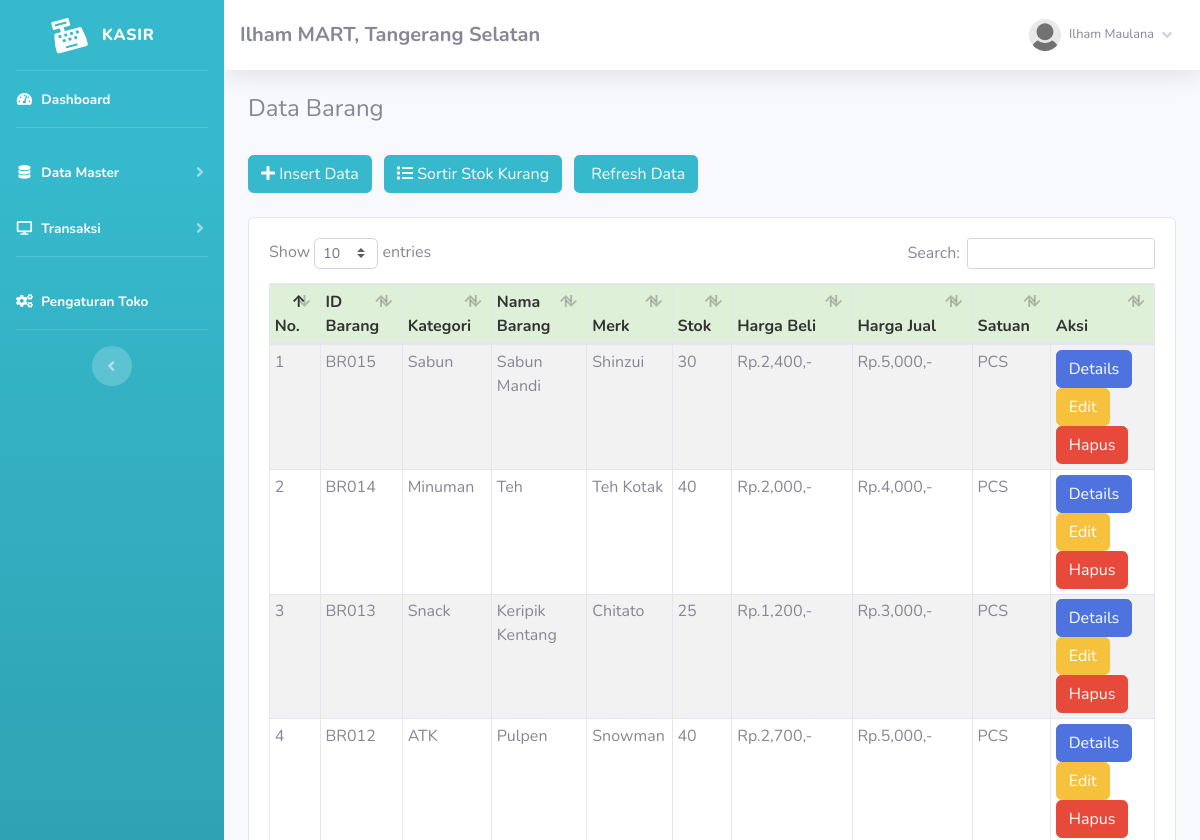
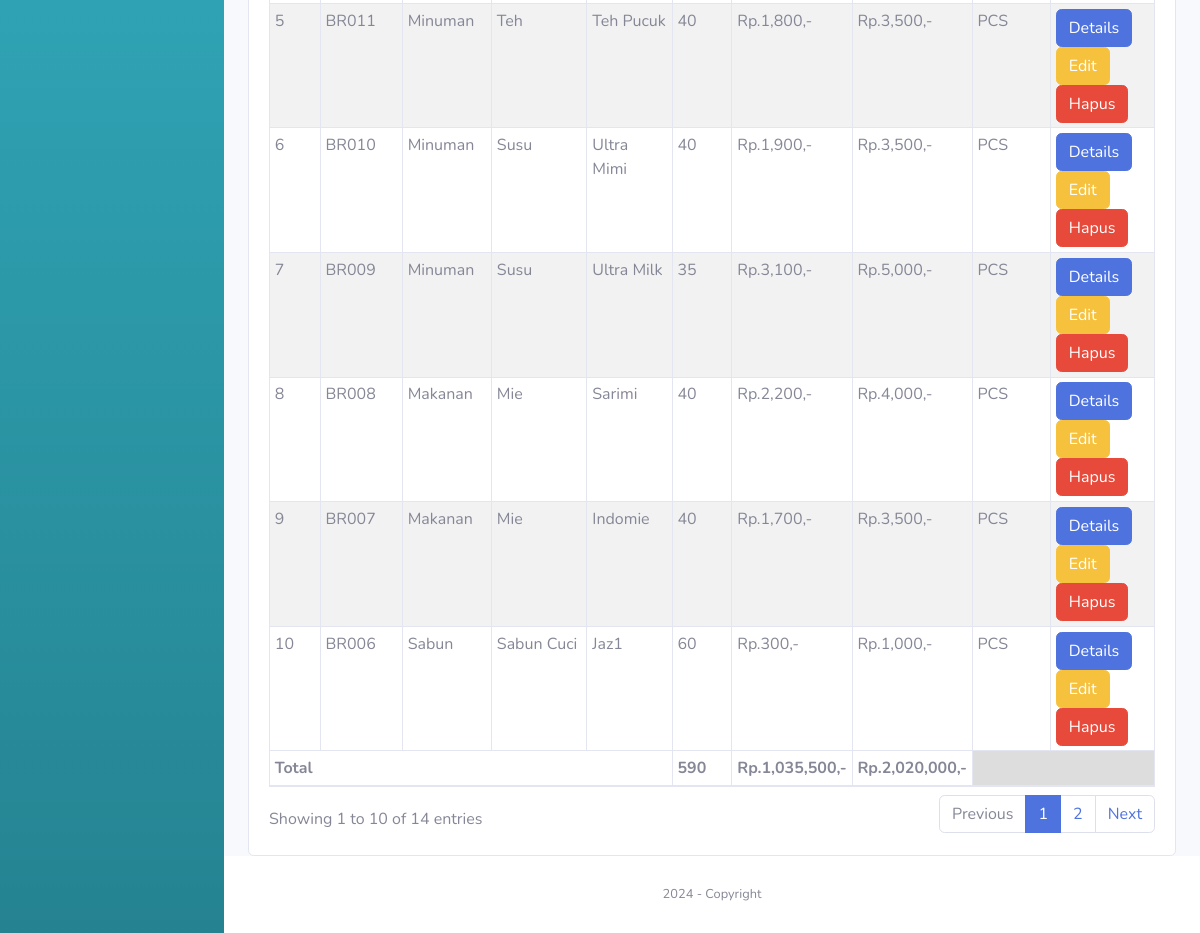
Screenshot of /index.php?page=barang (signed in) with the database file from the repository (2 pictures, top to bottom).
### tables this page shows
CREATE TABLE `toko` (
  `id_toko` int(11) NOT NULL,
  `nama_toko` varchar(255) NOT NULL,
  `alamat_toko` text NOT NULL,
  `tlp` varchar(255) NOT NULL,
  `nama_pemilik` varchar(255) NOT NULL
);

CREATE TABLE `member` (
  `id_member` int(11) NOT NULL,
  `nm_member` varchar(255) NOT NULL,
  `alamat_member` text NOT NULL,
  `telepon` varchar(255) NOT NULL,
  `email` varchar(255) NOT NULL,
  `gambar` text NOT NULL,
  `NIK` text NOT NULL
);

CREATE TABLE `barang` (
  `id` int(11) NOT NULL,
  `id_barang` varchar(255) NOT NULL,
  `id_kategori` int(11) NOT NULL,
  `nama_barang` text NOT NULL,
  `merk` varchar(255) NOT NULL,
  `harga_beli` varchar(255) NOT NULL,
  `harga_jual` varchar(255) NOT NULL,
  `satuan_barang` varchar(255) NOT NULL,
  `stok` text NOT NULL,
  `tgl_input` varchar(255) NOT NULL,
  `tgl_update` varchar(255) DEFAULT NULL
);

CREATE TABLE `kategori` (
  `id_kategori` int(11) NOT NULL,
  `nama_kategori` varchar(255) NOT NULL,
  `tgl_input` varchar(255) NOT NULL
);

### admin/module/barang/index.php (the view, shortened to what this page needs)
   <h4>Data Barang</h4>
   <br />
   <button type="button" class="btn btn-info btn-md mr-2" data-toggle="modal" data-target="#myModal">
       <i class="fa fa-plus"></i> Insert Data</button>
   <a href="index.php?page=barang&stok=yes" class="btn btn-info btn-md mr-2">
       <i class="fa fa-list"></i> Sortir Stok Kurang</a>
   <a href="index.php?page=barang" class="btn btn-info btn-md">
       <i class="fa fa-refresh"></i> Refresh Data</a>
   <br />
   <div class="card card-body">
       <div class="table-responsive">
           <table class="table table-bordered table-striped table-sm" id="example1">
               <thead>
                   <tr style="background:#DFF0D8;color:#333;">
                       <th>No.</th>
                       <th>ID Barang</th>
                       <th>Kategori</th>
                       <th>Nama Barang</th>
                       <th>Merk</th>
                       <th>Stok</th>
                       <th>Harga Beli</th>
                       <th>Harga Jual</th>
                       <th>Satuan</th>
                       <th>Aksi</th>
                   </tr>
               </thead>
               <tbody>
                   <?php
	$totalBeli = 0;
	$totalJual = 0;
	$totalStok = 0;
	if($_GET['stok'] == 'yes')
	{
		$hasil = $lihat -> barang_stok();
	}else{
		$hasil = $lihat -> barang();
	}
	$no=1;
	foreach($hasil as $isi) {
?>
                   <tr>
                       <td><?php echo $no;?></td>
                       <td><?php echo $isi['id_barang'];?></td>
                       <td><?php echo $isi['nama_kategori'];?></td>
                       <td><?php echo $isi['nama_barang'];?></td>
                       <td><?php echo $isi['merk'];?></td>
                       <td>
                           <?php if($isi['stok'] == '0'){?>
                           <button class="btn btn-danger"> Habis</button>
                           <?php }else{?>
                           <?php echo $isi['stok'];?>
                           <?php }?>
                       </td>
                       <td>Rp.<?php echo number_format($isi['harga_beli']);?>,-</td>
                       <td>Rp.<?php echo number_format($isi['harga_jual']);?>,-</td>
                       <td> <?php echo $isi['satuan_barang'];?></td>
                       <td>
                           <?php if($isi['stok'] <=  '3'){?>
                           <form method="POST" action="fungsi/edit/edit.php?stok=edit">
                               <input type="text" name="restok" class="form-control">
                               <input type="hidden" name="id" value="<?php echo $isi['id_barang'];?>"
                                   class="form-control">
                               <button class="btn btn-primary btn-sm">
                                   Restok
                               </button>
                               <a href="fungsi/hapus/hapus.php?barang=hapus&id=<?php echo $isi['id_barang'];?>"
                                   onclick="javascript:return confirm('Hapus Data barang ?');">
                                   <button class="btn btn-danger btn-sm">Hapus</button></a>
                           </form>
                           <?php }else{?>
                           <a href="index.php?page=barang/details&barang=<?php echo $isi['id_barang'];?>"><button
                                   class="btn btn-primary btn-xs">Details</button></a>
                           <a href="index.php?page=barang/edit&barang=<?php echo $isi['id_barang'];?>"><button
                                   class="btn btn-warning btn-xs">Edit</button></a>
                           <a href="fungsi/hapus/hapus.php?barang=hapus&id=<?php echo $isi['id_barang'];?>"
                               onclick="javascript:return confirm('Hapus Data barang ?');"><button
                                   class="btn btn-danger btn-xs">Hapus</button></a>
                           <?php }?>
                   </tr>
                   <?php
		$no++;
		$totalBeli += $isi['harga_beli'] * $isi['stok'];
		$totalJual += $isi['harga_jual'] * $isi['stok'];
		$totalStok += $isi['stok'];
	}
?>
               </tbody>
               <tfoot>
                   <tr>
                       <th colspan="5">Total </td>
                       <th><?php echo $totalStok;?></td>
                       <th>Rp.<?php echo number_format($totalBeli);?>,-</td>
                       <th>Rp.<?php echo number_format($totalJual);?>,-</td>
                       <th colspan="2" style="background:#ddd"></th>
                   </tr>
               </tfoot>
           </table>
       </div>
   </div>

### index.php (shortened to what this page needs)
<?php
	if(!empty($_SESSION['admin'])){
		require 'config.php';
		$lihat = new view($config);
		$toko = $lihat -> toko();
			include 'admin/template/header.php';
			include 'admin/template/sidebar.php';
				if(!empty($_GET['page'])){
					include 'admin/module/'.$_GET['page'].'/index.php';
				}else{
					include 'admin/template/home.php';
				}
			include 'admin/template/footer.php';
	}else{
		echo '<script>window.location="login.php";</script>';
		exit;
	}
?>

### admin/template/header.php (shortened to what this page needs)
<!DOCTYPE html>
<html lang="en">
<head>
    <link href="sb-admin/vendor/fontawesome-free/css/all.min.css" rel="stylesheet" type="text/css">
    <link href="sb-admin/css/sb-admin-2.min.css" rel="stylesheet">
    <link rel="stylesheet" href="sb-admin/vendor/datatables/dataTables.bootstrap4.css" />
</head>
<body id="page-top">
    <div id="wrapper">

### admin/template/sidebar.php (shortened to what this page needs)
<?php
    $id = $_SESSION['admin']['id_member'];
    $hasil_profil = $lihat -> member_edit($id);
?>
<ul class="navbar-nav bg-gradient-info sidebar sidebar-dark accordion" id="accordionSidebar">
    <a class="sidebar-brand d-flex align-items-center justify-content-center" href="index.php">
        <div class="sidebar-brand-icon rotate-n-15">
            <i class="fas fa-cash-register"></i>
        </div>
        <div class="sidebar-brand-text mx-3">Kasir<sup></sup></div>
    </a>
    <hr class="sidebar-divider my-0">
    <li class="nav-item active">
        <a class="nav-link" href="index.php">
            <i class="fas fa-fw fa-tachometer-alt"></i>
            <span>Dashboard</span></a>
    </li>
    <hr class="sidebar-divider">
    <li class="nav-item active">
        <a class="nav-link collapsed" href="#" data-toggle="collapse" data-target="#collapseTwo" aria-expanded="true"
            aria-controls="collapseTwo">
            <i class="fas fa-fw fa-database"></i>
            <span>Data Master</span>
        </a>
    </li>
    <li class="nav-item active">
        <a class="nav-link collapsed" href="#" data-toggle="collapse" data-target="#collapse3" aria-expanded="true"
            aria-controls="collapse3">
            <i class="fas fa-fw fa-desktop"></i>
            <span>Transaksi</span>
        </a>
    </li>
    <hr class="sidebar-divider">
    <li class="nav-item active">
        <a class="nav-link" href="index.php?page=pengaturan">
            <i class="fas fa-fw fa-cogs"></i>
            <span>Pengaturan Toko</span></a>
    </li>
    <hr class="sidebar-divider d-none d-md-block">
    <div class="text-center d-none d-md-inline">
        <button class="rounded-circle border-0" id="sidebarToggle"></button>
    </div>
</ul>
<div id="content-wrapper" class="d-flex flex-column">
    <div id="content">
        <nav class="navbar navbar-expand navbar-light bg-white topbar mb-4 static-top shadow">
            <h5 class="d-lg-block d-none mt-2"><b><?php echo $toko['nama_toko'];?>, <?php echo $toko['alamat_toko'];?></b></h5>
            <ul class="navbar-nav ml-auto">
                <li class="nav-item dropdown no-arrow">
                    <a class="nav-link dropdown-toggle" href="#" id="userDropdown" role="button" data-toggle="dropdown"
                        aria-haspopup="true" aria-expanded="false">
                        <img class="img-profile rounded-circle"
                            src="assets/img/user/<?php echo $hasil_profil['gambar'];?>">
                        <span
                            class="mr-2 d-none d-lg-inline text-gray-600 small ml-2"><?php echo $hasil_profil['nm_member'];?></span>
                        <i class="fas fa-angle-down"></i>
                    </a>
                </li>
            </ul>
        </nav>
        <div class="container-fluid">

### admin/template/footer.php (shortened to what this page needs)
 </div>
 </div>
 <footer class="sticky-footer bg-white">
     <div class="container my-auto">
         <div class="copyright text-center my-auto">
             <span>
                 <?php echo date('Y');?> - Copyright
             </span>
         </div>
     </div>
 </footer>
 </div>
 </div>
</body>
</html>

### rows the page displays
toko: nama_toko "Ilham MART", alamat_toko "Tangerang Selatan"
barang: id_barang "BR015", id_kategori.nama_kategori "Sabun", nama_barang "Sabun Mandi", merk "Shinzui", stok "30", harga_beli "2,400", harga_jual "5,000", satuan_barang "PCS"
barang: id_barang "BR014", id_kategori.nama_kategori "Minuman", nama_barang "Teh", merk "Teh Kotak", stok "40", harga_beli "2,000", harga_jual "4,000", satuan_barang "PCS"
barang: id_barang "BR013", id_kategori.nama_kategori "Snack", nama_barang "Keripik Kentang", merk "Chitato", stok "25", harga_beli "1,200", harga_jual "3,000", satuan_barang "PCS"
barang: id_barang "BR012", id_kategori.nama_kategori "ATK", nama_barang "Pulpen", merk "Snowman", stok "40", harga_beli "2,700", harga_jual "5,000", satuan_barang "PCS"
barang: id_barang "BR011", id_kategori.nama_kategori "Minuman", nama_barang "Teh", merk "Teh Pucuk", stok "40", harga_beli "1,800", harga_jual "3,500", satuan_barang "PCS"
barang: id_barang "BR010", id_kategori.nama_kategori "Minuman", nama_barang "Susu", merk "Ultra Mimi", stok "40", harga_beli "1,900", harga_jual "3,500", satuan_barang "PCS"
barang: id_barang "BR009", id_kategori.nama_kategori "Minuman", nama_barang "Susu", merk "Ultra Milk", stok "35", harga_beli "3,100", harga_jual "5,000", satuan_barang "PCS"
barang: id_barang "BR008", id_kategori.nama_kategori "Makanan", nama_barang "Mie", merk "Sarimi", stok "40", harga_beli "2,200", harga_jual "4,000", satuan_barang "PCS"
barang: id_barang "BR007", id_kategori.nama_kategori "Makanan", nama_barang "Mie", merk "Indomie", stok "40", harga_beli "1,700", harga_jual "3,500", satuan_barang "PCS"
barang: id_barang "BR006", id_kategori.nama_kategori "Sabun", nama_barang "Sabun Cuci", merk "Jaz1", stok "60", harga_beli "300", harga_jual "1,000", satuan_barang "PCS"

### other values shown
$hasil_profil['nm_member'] "Ilham Maulana"
$totalStok "590"
$totalBeli "1,035,500"
$totalJual "2,020,000"
